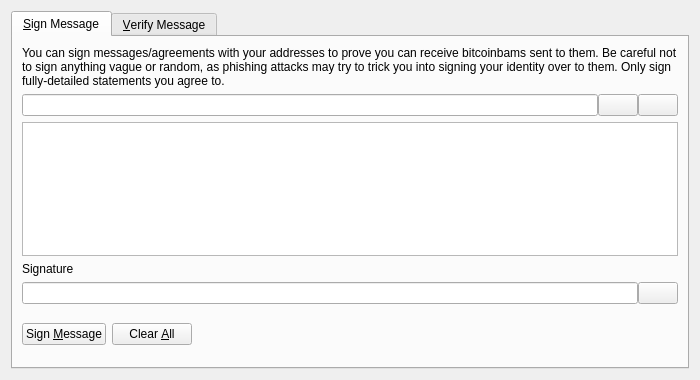
<?xml version="1.0" encoding="UTF-8"?>
<ui version="4.0">
 <class>SignVerifyMessageDialog</class>
 <widget class="QDialog" name="SignVerifyMessageDialog">
  <property name="geometry">
   <rect>
    <x>0</x>
    <y>0</y>
    <width>700</width>
    <height>380</height>
   </rect>
  </property>
  <property name="windowTitle">
   <string>Signatures - Sign / Verify a Message</string>
  </property>
  <property name="modal">
   <bool>true</bool>
  </property>
  <layout class="QVBoxLayout" name="verticalLayout">
   <item>
    <widget class="QTabWidget" name="tabWidget">
     <property name="currentIndex">
      <number>0</number>
     </property>
     <widget class="QWidget" name="tabSignMessage">
      <attribute name="title">
       <string>&amp;Sign Message</string>
      </attribute>
      <layout class="QVBoxLayout" name="verticalLayout_SM">
       <item>
        <widget class="QLabel" name="infoLabel_SM">
         <property name="text">
          <string>You can sign messages/agreements with your addresses to prove you can receive bitcoinbams sent to them. Be careful not to sign anything vague or random, as phishing attacks may try to trick you into signing your identity over to them. Only sign fully-detailed statements you agree to.</string>
         </property>
         <property name="textFormat">
          <enum>Qt::PlainText</enum>
         </property>
         <property name="wordWrap">
          <bool>true</bool>
         </property>
        </widget>
       </item>
       <item>
        <layout class="QHBoxLayout" name="horizontalLayout_1_SM">
         <property name="spacing">
          <number>0</number>
         </property>
         <item>
          <widget class="QValidatedLineEdit" name="addressIn_SM">
           <property name="toolTip">
            <string>The BitcoinBam address to sign the message with</string>
           </property>
          </widget>
         </item>
         <item>
          <widget class="QPushButton" name="addressBookButton_SM">
           <property name="toolTip">
            <string>Choose previously used address</string>
           </property>
           <property name="text">
            <string/>
           </property>
           <property name="icon">
            <iconset resource="../bitcoinbam.qrc">
             <normaloff>:/icons/address-book</normaloff>:/icons/address-book</iconset>
           </property>
           <property name="shortcut">
            <string>Alt+A</string>
           </property>
           <property name="autoDefault">
            <bool>false</bool>
           </property>
          </widget>
         </item>
         <item>
          <widget class="QPushButton" name="pasteButton_SM">
           <property name="toolTip">
            <string>Paste address from clipboard</string>
           </property>
           <property name="text">
            <string/>
           </property>
           <property name="icon">
            <iconset resource="../bitcoinbam.qrc">
             <normaloff>:/icons/editpaste</normaloff>:/icons/editpaste</iconset>
           </property>
           <property name="shortcut">
            <string>Alt+P</string>
           </property>
           <property name="autoDefault">
            <bool>false</bool>
           </property>
          </widget>
         </item>
        </layout>
       </item>
       <item>
        <widget class="QPlainTextEdit" name="messageIn_SM">
         <property name="toolTip">
          <string>Enter the message you want to sign here</string>
         </property>
        </widget>
       </item>
       <item>
        <widget class="QLabel" name="signatureLabel_SM">
         <property name="text">
          <string>Signature</string>
         </property>
         <property name="textFormat">
          <enum>Qt::PlainText</enum>
         </property>
        </widget>
       </item>
       <item>
        <layout class="QHBoxLayout" name="horizontalLayout_2_SM">
         <property name="spacing">
          <number>0</number>
         </property>
         <item>
          <widget class="QLineEdit" name="signatureOut_SM">
           <property name="font">
            <font>
             <italic>true</italic>
            </font>
           </property>
           <property name="readOnly">
            <bool>true</bool>
           </property>
          </widget>
         </item>
         <item>
          <widget class="QPushButton" name="copySignatureButton_SM">
           <property name="toolTip">
            <string>Copy the current signature to the system clipboard</string>
           </property>
           <property name="text">
            <string/>
           </property>
           <property name="icon">
            <iconset resource="../bitcoinbam.qrc">
             <normaloff>:/icons/editcopy</normaloff>:/icons/editcopy</iconset>
           </property>
           <property name="autoDefault">
            <bool>false</bool>
           </property>
          </widget>
         </item>
        </layout>
       </item>
       <item>
        <layout class="QHBoxLayout" name="horizontalLayout_3_SM">
         <item>
          <widget class="QPushButton" name="signMessageButton_SM">
           <property name="toolTip">
            <string>Sign the message to prove you own this BitcoinBam address</string>
           </property>
           <property name="text">
            <string>Sign &amp;Message</string>
           </property>
           <property name="icon">
            <iconset resource="../bitcoinbam.qrc">
             <normaloff>:/icons/edit</normaloff>:/icons/edit</iconset>
           </property>
           <property name="autoDefault">
            <bool>false</bool>
           </property>
          </widget>
         </item>
         <item>
          <widget class="QPushButton" name="clearButton_SM">
           <property name="toolTip">
            <string>Reset all sign message fields</string>
           </property>
           <property name="text">
            <string>Clear &amp;All</string>
           </property>
           <property name="icon">
            <iconset resource="../bitcoinbam.qrc">
             <normaloff>:/icons/remove</normaloff>:/icons/remove</iconset>
           </property>
           <property name="autoDefault">
            <bool>false</bool>
           </property>
          </widget>
         </item>
         <item>
          <spacer name="horizontalSpacer_1_SM">
           <property name="orientation">
            <enum>Qt::Horizontal</enum>
           </property>
           <property name="sizeHint" stdset="0">
            <size>
             <width>40</width>
             <height>48</height>
            </size>
           </property>
          </spacer>
         </item>
         <item>
          <widget class="QLabel" name="statusLabel_SM">
           <property name="font">
            <font>
             <weight>75</weight>
             <bold>true</bold>
            </font>
           </property>
           <property name="text">
            <string/>
           </property>
           <property name="wordWrap">
            <bool>true</bool>
           </property>
          </widget>
         </item>
         <item>
          <spacer name="horizontalSpacer_2_SM">
           <property name="orientation">
            <enum>Qt::Horizontal</enum>
           </property>
           <property name="sizeHint" stdset="0">
            <size>
             <width>40</width>
             <height>48</height>
            </size>
           </property>
          </spacer>
         </item>
        </layout>
       </item>
      </layout>
     </widget>
     <widget class="QWidget" name="tabVerifyMessage">
      <attribute name="title">
       <string>&amp;Verify Message</string>
      </attribute>
      <layout class="QVBoxLayout" name="verticalLayout_VM">
       <item>
        <widget class="QLabel" name="infoLabel_VM">
         <property name="text">
          <string>Enter the receiver's address, message (ensure you copy line breaks, spaces, tabs, etc. exactly) and signature below to verify the message. Be careful not to read more into the signature than what is in the signed message itself, to avoid being tricked by a man-in-the-middle attack. Note that this only proves the signing party receives with the address, it cannot prove sendership of any transaction!</string>
         </property>
         <property name="textFormat">
          <enum>Qt::PlainText</enum>
         </property>
         <property name="alignment">
          <set>Qt::AlignLeading|Qt::AlignLeft|Qt::AlignTop</set>
         </property>
         <property name="wordWrap">
          <bool>true</bool>
         </property>
        </widget>
       </item>
       <item>
        <layout class="QHBoxLayout" name="horizontalLayout_1_VM">
         <property name="spacing">
          <number>0</number>
         </property>
         <item>
          <widget class="QValidatedLineEdit" name="addressIn_VM">
           <property name="toolTip">
            <string>The BitcoinBam address the message was signed with</string>
           </property>
          </widget>
         </item>
         <item>
          <widget class="QPushButton" name="addressBookButton_VM">
           <property name="toolTip">
            <string>Choose previously used address</string>
           </property>
           <property name="text">
            <string/>
           </property>
           <property name="icon">
            <iconset resource="../bitcoinbam.qrc">
             <normaloff>:/icons/address-book</normaloff>:/icons/address-book</iconset>
           </property>
           <property name="shortcut">
            <string>Alt+A</string>
           </property>
           <property name="autoDefault">
            <bool>false</bool>
           </property>
          </widget>
         </item>
        </layout>
       </item>
       <item>
        <widget class="QPlainTextEdit" name="messageIn_VM"/>
       </item>
       <item>
        <widget class="QValidatedLineEdit" name="signatureIn_VM"/>
       </item>
       <item>
        <layout class="QHBoxLayout" name="horizontalLayout_2_VM">
         <item>
          <widget class="QPushButton" name="verifyMessageButton_VM">
           <property name="toolTip">
            <string>Verify the message to ensure it was signed with the specified BitcoinBam address</string>
           </property>
           <property name="text">
            <string>Verify &amp;Message</string>
           </property>
           <property name="icon">
            <iconset resource="../bitcoinbam.qrc">
             <normaloff>:/icons/transaction_0</normaloff>:/icons/transaction_0</iconset>
           </property>
           <property name="autoDefault">
            <bool>false</bool>
           </property>
          </widget>
         </item>
         <item>
          <widget class="QPushButton" name="clearButton_VM">
           <property name="toolTip">
            <string>Reset all verify message fields</string>
           </property>
           <property name="text">
            <string>Clear &amp;All</string>
           </property>
           <property name="icon">
            <iconset resource="../bitcoinbam.qrc">
             <normaloff>:/icons/remove</normaloff>:/icons/remove</iconset>
           </property>
           <property name="autoDefault">
            <bool>false</bool>
           </property>
          </widget>
         </item>
         <item>
          <spacer name="horizontalSpacer_1_VM">
           <property name="orientation">
            <enum>Qt::Horizontal</enum>
           </property>
           <property name="sizeHint" stdset="0">
            <size>
             <width>40</width>
             <height>48</height>
            </size>
           </property>
          </spacer>
         </item>
         <item>
          <widget class="QLabel" name="statusLabel_VM">
           <property name="font">
            <font>
             <weight>75</weight>
             <bold>true</bold>
            </font>
           </property>
           <property name="text">
            <string/>
           </property>
           <property name="wordWrap">
            <bool>true</bool>
           </property>
          </widget>
         </item>
         <item>
          <spacer name="horizontalSpacer_2_VM">
           <property name="orientation">
            <enum>Qt::Horizontal</enum>
           </property>
           <property name="sizeHint" stdset="0">
            <size>
             <width>40</width>
             <height>48</height>
            </size>
           </property>
          </spacer>
         </item>
        </layout>
       </item>
      </layout>
     </widget>
    </widget>
   </item>
  </layout>
 </widget>
 <customwidgets>
  <customwidget>
   <class>QValidatedLineEdit</class>
   <extends>QLineEdit</extends>
   <header>qt/qvalidatedlineedit.h</header>
  </customwidget>
 </customwidgets>
 <resources>
  <include location="../bitcoinbam.qrc"/>
 </resources>
 <connections/>
</ui>
